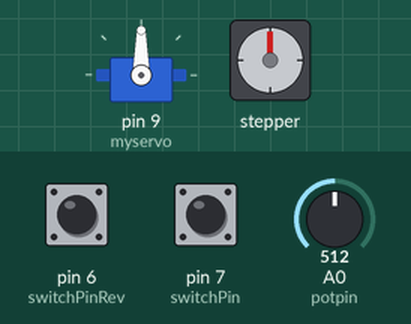
This sketch was run on a simulated Arduino Uno, built with avr-gcc and run on an emulated ATmega328P. On the bench: servo, stepper motor. The inputs (shaded band) are chosen by the test bench; at power-on: A0 (potpin) = 512, pin 6 (switchPinRev) HIGH, pin 7 (switchPin) HIGH. Stepper angles assume 16 steps per turn.

Above: at 1.2 s.
1.3 s: A0 (potpin) set to 716
At 1.68 s:
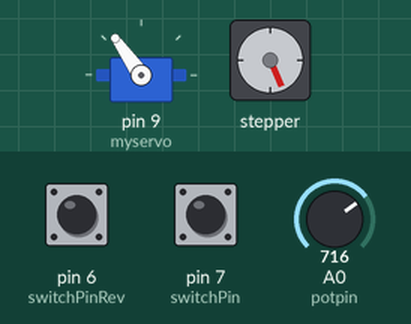
At 2.29 s:
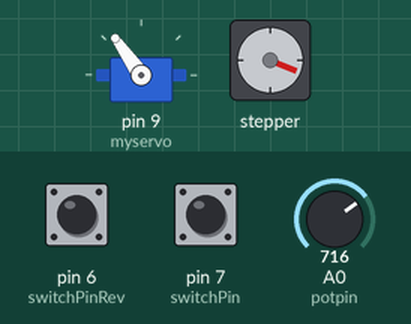
4.3 s: pin 6 (switchPinRev) pulled LOW for 1 s
At 4.74 s:
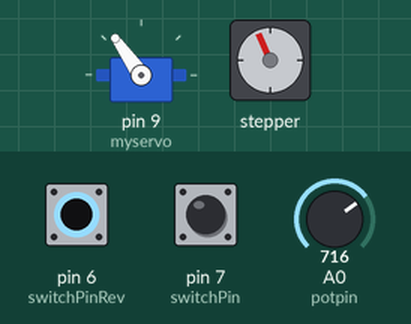
7.6 s: A0 (potpin) set to 900
At 7.81 s:
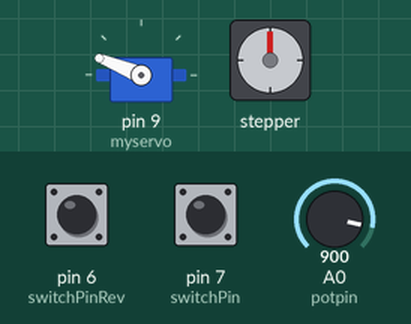
10.6 s: pin 7 (switchPin) pulled LOW for 1 s
14.6 s: pin 6 (switchPinRev) pulled LOW for 3.2 s
19.3 s: pin 7 (switchPin) pulled LOW for 3.2 s
Timing chart, 0 to 25.7 s (numbered marks = the images above; inputs shaded):
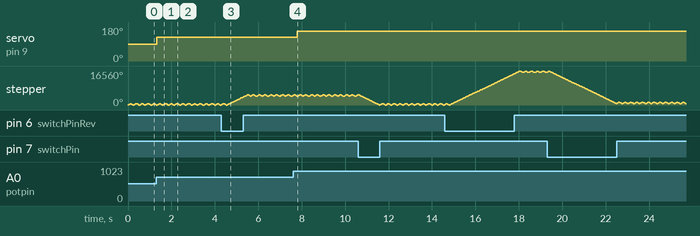

The sketch:

StepMotorServo.ino
```cpp
/*
  Stepper Motor Demonstration 1
  StepperMotor.ino
  Demonstrates 28BYJ-48 Unipolar Stepper with ULN2003A Driver
  Uses Arduino Stepper Library

  BluIcedPen 2018
  https://www.linkedin.com/in/blueicedpen/
*/

//Include the Arduino Stepper & servo Library
#include <Stepper.h>
#include <Servo.h>


// Define Constants

// Number of steps per internal motor revolution
const float STEPS_PER_REVOLUTION = 16;

//  Amount of Gear Reduction
const float GEAR_REDUCTION = 1;

// Number of steps per geared output rotation
const float STEPS_PER_OUT_REV = STEPS_PER_REVOLUTION * GEAR_REDUCTION;

// Define Variables

// Number of Steps Required
int StepsRequired;

Stepper steppermotor(STEPS_PER_REVOLUTION, 2, 4, 3, 5);
Servo myservo;  // create servo object to control a servo

// Motor 1
int switchPin = 7;
int switchPinRev = 6;
//Extra Boolean variables to keep track of button and motor state
boolean current = LOW;
boolean last = LOW;
boolean currentRev = LOW;
boolean lastRev = LOW;

// Create Instance of Stepper Class
// Specify Pins used for motor coils
// The pins used are 8,9,10,11
// Connected to ULN2003 Motor Driver In1, In2, In3, In4
// Pins entered in sequence 1-3-2-4 for proper step sequencing

int potpin = 0;  // analog pin used to connect the potentiometer
int val;    // variable to read the value from the analog pin

void setup()
{
// Nothing  (Stepper Library sets pins as outputs)
  pinMode(switchPin, INPUT);
  pinMode(switchPinRev, INPUT);
  myservo.attach(9);  // attaches the servo on pin 9 to the servo object
}
//Corrects push button bounce (not the best debounce function)
boolean debounce(boolean inLast){
  boolean inCurrent = digitalRead(switchPin);
  if(inLast != current){
    delay(5);
    inCurrent = digitalRead(switchPin);
  }
  return inCurrent;
}

boolean debounceRev(boolean inLastRev){
  boolean inCurrentRev = digitalRead(switchPinRev);
  if(inLastRev != currentRev){
    delay(5);
    inCurrentRev = digitalRead(switchPinRev);
  }
  return inCurrentRev;
}

void garageAction(float factor){
  // Slow - 4-step CW sequence to observe lights on driver board

   // Rotate CW 1/2 turn slowly
  StepsRequired  =  STEPS_PER_OUT_REV*factor;
  steppermotor.setSpeed(1000);
  steppermotor.step(StepsRequired);
}


void loop()
{
  current = debounce(last);
  currentRev = debounceRev(lastRev);
  if(current == HIGH){
  garageAction(2);
  }
  if(currentRev == HIGH){
  garageAction(-2);
  }

  val = analogRead(potpin);            // reads the value of the potentiometer (value between 0 and 1023)
  val = map(val, 0, 1023, 0, 180);     // scale it to use it with the servo (value between 0 and 180)
  myservo.write(val);                  // sets the servo position according to the scaled value
  delay(15);                           // waits for the servo to get there
}
```

Measured:
- after the input at 1.3 s, servo on pin 9 (myservo): 90° → 125° at once
- after the input at 7.6 s, servo on pin 9 (myservo): 125° → 158° after 0.19 s
